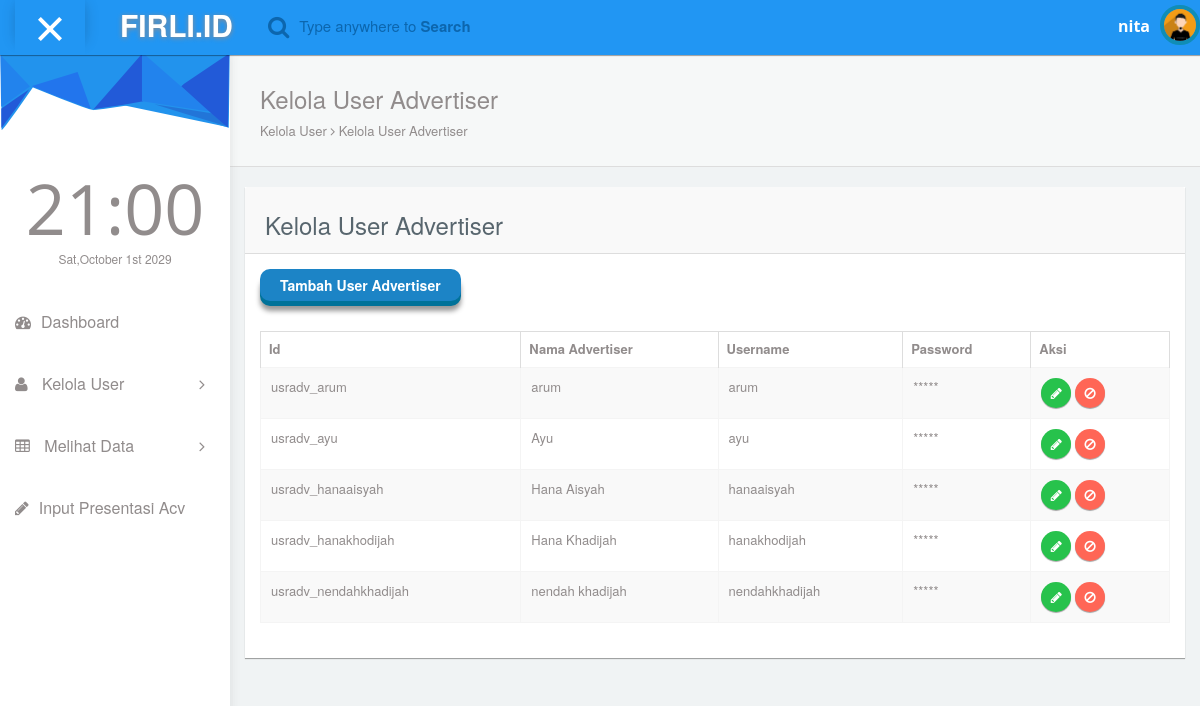
Page /Owner/kelola_user_adv.php (signed in) on the committed database.
### tables this page shows
CREATE TABLE `ds_account_adv` (
  `id_account_adv` varchar(200) NOT NULL,
  `username` varchar(200) NOT NULL,
  `nama_adv` varchar(200) NOT NULL,
  `password_adv` varchar(200) NOT NULL
);

### Owner/kelola_user_adv.php (the view, shortened to what this page needs)
<?php
	include("../Modul Database/koneksi.php");
?>
<!DOCTYPE html>
<html lang="en">
<head>
  <link rel="stylesheet" type="text/css" href="asset/css/bootstrap.min.css">
  <link rel="stylesheet" type="text/css" href="asset/css/plugins/font-awesome.min.css"/>
  <link rel="stylesheet" type="text/css" href="asset/css/plugins/datatables.bootstrap.min.css"/>
  <link rel="stylesheet" type="text/css" href="asset/css/plugins/animate.min.css"/>
  <link href="asset/css/style.css" rel="stylesheet">
</head>
<body id="mimin" class="dashboard">
        <nav class="navbar navbar-default header navbar-fixed-top">
          <div class="col-md-12 nav-wrapper">
            <div class="navbar-header" style="width:100%;">
              <div class="opener-left-menu is-open">
                <span class="bottom"></span>
              </div>
                <a href="index_own.php" class="navbar-brand">
                 <b>FIRLI.ID</b>
                </a>
              <ul class="nav navbar-nav search-nav">
                <li>
                   <div class="search">
                    <span class="fa fa-search icon-search" style="font-size:23px;"></span>
                    <div class="form-group form-animate-text">
                      <input type="text" class="form-text" required>
                      <label class="label-search">Type anywhere to <b>Search</b> </label>
                    </div>
                  </div>
                </li>
              </ul>
              <ul class="nav navbar-nav navbar-right user-nav">
                <li class="user-name"><span><?php
								if(isset($_SESSION["username"])){
									echo explode("_",$_SESSION["username"])[0];
								}
							?></span></li>
                  <li class="dropdown avatar-dropdown">
                   <img src="asset/img/avatar.jpg" class="img-circle avatar" alt="user name" data-toggle="dropdown" aria-haspopup="true" aria-expanded="true"/>
                </li>
              </ul>
            </div>
          </div>
        </nav>
      <div class="container-fluid mimin-wrapper">
            <div id="left-menu">
              <div class="sub-left-menu scroll">
                <ul class="nav nav-list">
                    <li><div class="left-bg"></div></li>
                    <li class="time">
                      <h1 class="animated fadeInLeft">21:00</h1>
                      <p class="animated fadeInRight">Sat,October 1st 2029</p>
                    </li>
                    <li >
                        <a href="index_own.php">
                           <span class="fa fa-dashboard"></span>Dashboard
                        </a>
                    </li>
                    <li ><a class="tree-toggle nav-header"><span class="fa fa-user"></span> Kelola User<span class="fa-angle-right fa right-arrow text-right"></span> </a>
                    </li>
                    <li ><a class="tree-toggle nav-header"><span class="fa fa-table"></span> Melihat Data<span class="fa-angle-right fa right-arrow text-right"></span> </a>
                    </li>
                    <li >
                        <a href="input_target.php">
                           <span class="fa fa-pencil"></span>Input Presentasi Acv
                        </a>
                    </li>
                  </ul>
                </div>
            </div>
            <div id="content">
               <div class="panel box-shadow-none content-header">
                  <div class="panel-body">
                    <div class="col-md-12">
                        <h3 class="animated fadeInLeft">Kelola User Advertiser</h3>
                        <p class="animated fadeInDown">
                          Kelola User <span class="fa-angle-right fa"></span> Kelola User Advertiser
                        </p>
                    </div>
                  </div>
              </div>
              <div class="col-md-12 top-25 padding-0">
                <div class="col-md-12">
                  <div class="panel">
                    <div class="panel-heading"><h3>Kelola User Advertiser</h3></div>
                      <div class="panel-body">
                        <a href="form_kelola_user_adv.php">
                        <input type="button" class=" btn btn-3d btn-primary " value="Tambah User Advertiser"/>
                      </a>
                      </div>
                    <div class="panel-body">
                      <div class="responsive-table">
                      <table id="datatables-example" class="table table-striped table-bordered" width="100%" cellspacing="0">
                      <thead>
                        <tr>
                          <th>Id</th>
                          <th>Nama Advertiser</th>
                          <th>Username</th>
                          <th>Password</th>
                          <th>Aksi</th>
                        </tr>
                      </thead>
                      <tbody>
					  <?php
						$query = mysqli_query($conn,"SELECT * FROM ds_account_adv");
						 while($data = mysqli_fetch_array($query)){
					  ?>
                        <tr>
                          <td><?php echo "$data[id_account_adv]"; ?></td>
                          <td><?php echo "$data[nama_adv]"; ?></td>
                          <td><?php echo "$data[username]"; ?></td>
                          <td>*****</td>
                          <td>
                            <a href="form_kelola_user_adv.php?edit=<?php echo "$data[id_account_adv]"; ?>">
								<button class=" btn btn-circle btn-mn btn-success" value="primary">
									<span class="fa fa-pencil"></span>
								</button>
							</a>
							<button onClick=deleteData('<?php echo "$data[id_account_adv]"; ?>') class=" btn btn-circle btn-mn btn-danger" value="primary">
								<span class="fa fa-ban"></span>
							</button>
                          </td>
                        </tr>
					<?php
					    }
					?>
                      </tbody>
                        </table>
                      </div>
                  </div>
                </div>
              </div>
              </div>
            </div>
      </div>
</body>
</html>

### rows in the picture
ds_account_adv: id_account_adv "usradv_arum", nama_adv "arum", username "arum"
ds_account_adv: id_account_adv "usradv_ayu", nama_adv "Ayu", username "ayu"
ds_account_adv: id_account_adv "usradv_hanaaisyah", nama_adv "Hana Aisyah", username "hanaaisyah"
ds_account_adv: id_account_adv "usradv_hanakhodijah", nama_adv "Hana Khadijah", username "hanakhodijah"
ds_account_adv: id_account_adv "usradv_nendahkhadijah", nama_adv "nendah khadijah", username "nendahkhadijah"

### other values in the picture
explode("_",$_SESSION["username"])[0] "nita"
